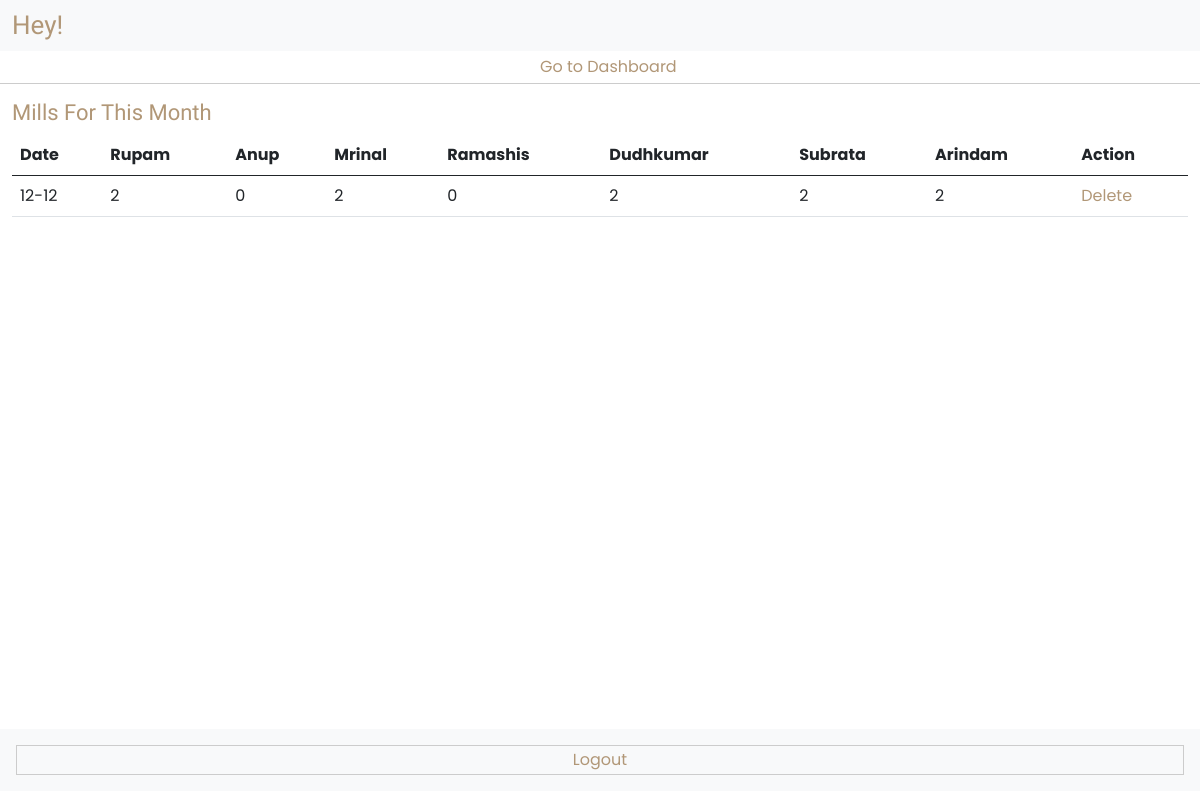
Before: /mess/ with the older database file.
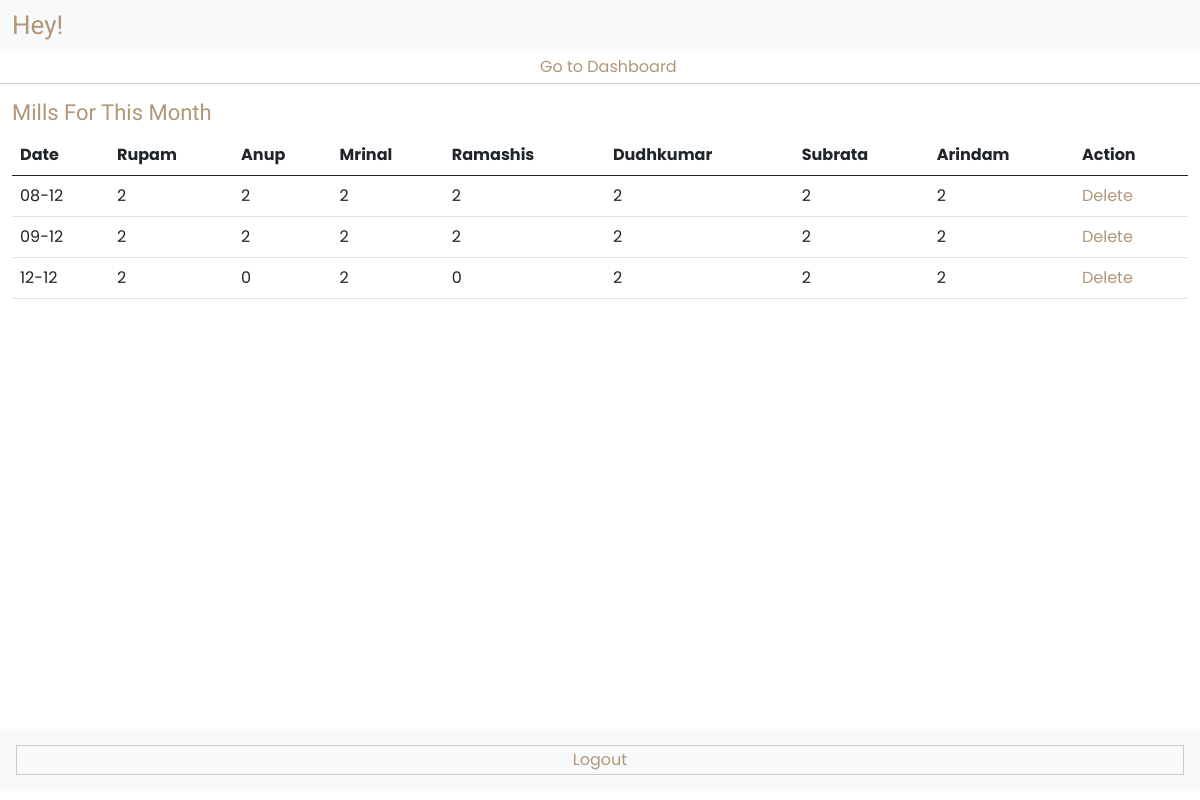
After: the same page with the newer database file.
### account/models.py (models this page shows, shortened)
class User(AbstractUser):
    objects = UserManager()

### mess/models.py (models this page shows, shortened)
class Mill(models.Model):
    date = models.DateField(unique=True)
    mill = models.CharField(max_length=255)
    user = models.ForeignKey(User, on_delete=models.CASCADE)
    amount = models.IntegerField(default=0)

### mess/views.py (the view)
# urls.py: path('', views.Mills, name='mills'),
def Mills(request):
    users = User.objects.filter(is_active=True)
    mills = Mill.objects.filter(date__month=current_month, date__year=current_year)
    data = {
        'users' : users,
        'mills' : mills
    }
    return render(request, 'mess/mills.html', data)

### mess/templatetags/custom_tags.py (called while the page is built)
@register.filter
def GetDataType(value):
    new_dit = eval(value)
    return new_dit.values()

### templates/mess/mills.html (shortened to what this page needs)
{% extends 'mess/mess-base.html' %}
{% load custom_tags %}
{% block 'content' %}
    <div class="container-fluid bb py-1">
        <a href="{% url 'dashboard' %}" class="back-btn"><i class="fa-light fa-arrow-left-long"></i> Go to Dashboard</a>
    </div>
    <div class="container dashboard-cont py-3">
        <h4>Mills For This Month </h4>
        <div class="table-responsive">
            <table class="table">
                <thead>
                    <tr>
                        <th>Date</th>
                        {% for user in users %}
                            <th>{{ user.first_name }}</th>
                        {% endfor %}
                        <th>Action</th>
                    </tr>
                </thead>
                <tbody>
                    {% for mill in mills %}
                        <tr>
                            <td>{{ mill.date|date:'d-m' }}</td>
                            {% for value in mill.mill|GetDataType %}
                                <td>{{value}}</td>
                            {% endfor %}
                            <td><a href="{% url 'mill-delete' mill.id %}">Delete</a></td>
                        </tr>
                    {% endfor %}
                </tbody>
            </table>
        </div>
    </div>
{% endblock 'content' %}

### templates/mess/mess-base.html (shortened to what this page needs)
<!DOCTYPE html>
<html>
<head>
	<link rel="stylesheet" type="text/css" href="/static/css/bootstrap.css">
	<link rel="stylesheet" type="text/css" href="/static/fontawesome/css/all.css">
    <link href='https://ajax.googleapis.com/ajax/libs/jqueryui/1.12.1/themes/ui-lightness/jquery-ui.css' rel='stylesheet'>
	<link rel="stylesheet" type="text/css" href="/static/css/style.css">
</head>
<body>
    <header class="dashboard-header bg-light">
        <div class="container-fluid">
            <h3 class="mb-0">Hey! {{ request.user.first_name }} {{ request.user.last_name }}</h3>
        </div>
    </header>
    <main class="site">
        <div class="page-content">
            {% block 'content' %}{% endblock 'content' %}
        </div>
    </main>
    <footer>
        <div class="dashboard-foot p-3 bg-light">
            <a href="{% url 'logout' %}" class="logout-btn">Logout</a>
        </div>
    </footer>
</body>
</html>

### static/css/style.css (style rules this page uses)
body { margin: 0; padding: 0; font-family: "Poppins", sans-serif; color: #555; }
h3 { font-size: 26px; }
h4 { font-size: 22px; }
h1, h2, h3, h4 { font-family: "Teko", sans-serif; color: #b19777; }
a { text-decoration: none; color: #b19777; }
.container { max-width: 1200px; }
.dashboard-header { padding: 10px 0; }
.logout-btn { display: block; width: 100%; border: 1px solid #ccc; padding: 2px 5px; text-align: center; }
.dashboard-cont { min-height: 300px; }
.back-btn { display: block; text-align: center; }
.back-btn i { color: #0755a9; }
.bb { border-bottom: 1px solid #ccc; }
.page-content { min-height: calc(100vh - 122px); }

Changed rows visible on the page:
added Mill: date "08-12", mill "2" "2" "2" "2" "2" "2" "2"
added Mill: date "09-12", mill "2" "2" "2" "2" "2" "2" "2"
